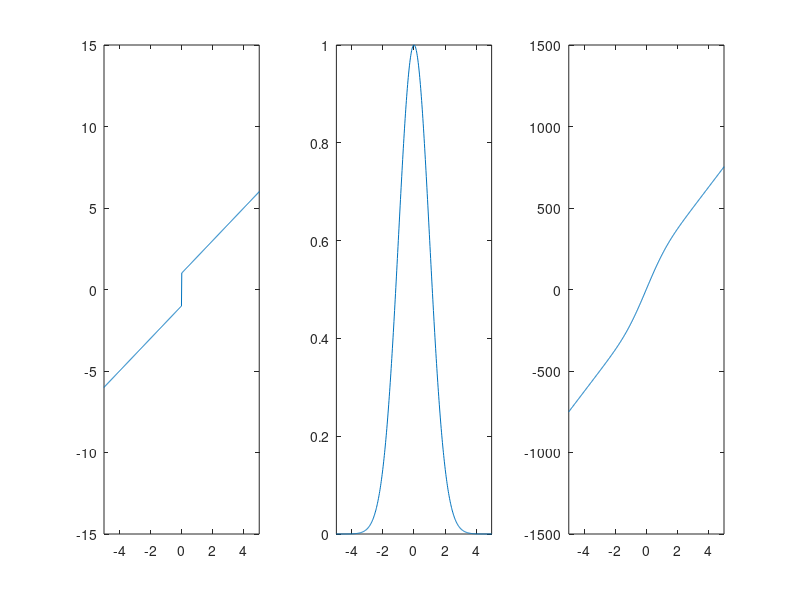

MATLAB code for this plot:
x = linspace(-10,10,1000);
sigma = 1;
gs = exp( - x.^2 / (2*sigma^2));

subplot(1,3,1);
y = (-1+x).*(x<0) + (x+1).*(x>0);
plot(x,y);
xlim([-5,5]);

subplot(1,3,2);
plot(x,gs);
xlim([-5,5]);

subplot(1,3,3);
plot(x, conv(y,gs,'same'));
xlim([-5,5]);
